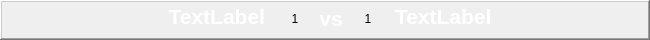
  <widget class="QFrame" name="frame_2">
   <property name="geometry">
    <rect>
     <x>670</x>
     <y>140</y>
     <width>650</width>
     <height>40</height>
    </rect>
   </property>
   <property name="frameShape">
    <enum>QFrame::WinPanel</enum>
   </property>
   <property name="frameShadow">
    <enum>QFrame::Raised</enum>
   </property>
   <widget class="QLabel" name="t2">
    <property name="geometry">
     <rect>
      <x>395</x>
      <y>0</y>
      <width>250</width>
      <height>33</height>
     </rect>
    </property>
    <property name="palette">
     <palette>
      <active>
       <colorrole role="WindowText">
        <brush brushstyle="SolidPattern">
         <color alpha="255">
          <red>255</red>
          <green>255</green>
          <blue>255</blue>
         </color>
        </brush>
       </colorrole>
      </active>
      <inactive>
       <colorrole role="WindowText">
        <brush brushstyle="SolidPattern">
         <color alpha="255">
          <red>255</red>
          <green>255</green>
          <blue>255</blue>
         </color>
        </brush>
       </colorrole>
      </inactive>
      <disabled>
       <colorrole role="WindowText">
        <brush brushstyle="SolidPattern">
         <color alpha="255">
          <red>120</red>
          <green>120</green>
          <blue>120</blue>
         </color>
        </brush>
       </colorrole>
      </disabled>
     </palette>
    </property>
    <property name="font">
     <font>
      <family>Segoe UI</family>
      <pointsize>16</pointsize>
      <weight>75</weight>
      <italic>false</italic>
      <bold>true</bold>
     </font>
    </property>
    <property name="styleSheet">
     <string notr="true"/>
    </property>
    <property name="text">
     <string>TextLabel</string>
    </property>
   </widget>
   <widget class="QLabel" name="t1">
    <property name="geometry">
     <rect>
      <x>15</x>
      <y>0</y>
      <width>250</width>
      <height>33</height>
     </rect>
    </property>
    <property name="palette">
     <palette>
      <active>
       <colorrole role="WindowText">
        <brush brushstyle="SolidPattern">
         <color alpha="255">
          <red>255</red>
          <green>255</green>
          <blue>255</blue>
         </color>
        </brush>
       </colorrole>
      </active>
      <inactive>
       <colorrole role="WindowText">
        <brush brushstyle="SolidPattern">
         <color alpha="255">
          <red>255</red>
          <green>255</green>
          <blue>255</blue>
         </color>
        </brush>
       </colorrole>
      </inactive>
      <disabled>
       <colorrole role="WindowText">
        <brush brushstyle="SolidPattern">
         <color alpha="255">
          <red>120</red>
          <green>120</green>
          <blue>120</blue>
         </color>
        </brush>
       </colorrole>
      </disabled>
     </palette>
    </property>
    <property name="font">
     <font>
      <family>Segoe UI</family>
      <pointsize>16</pointsize>
      <weight>75</weight>
      <italic>false</italic>
      <bold>true</bold>
     </font>
    </property>
    <property name="styleSheet">
     <string notr="true"/>
    </property>
    <property name="text">
     <string>TextLabel</string>
    </property>
    <property name="alignment">
     <set>Qt::AlignRight|Qt::AlignTrailing|Qt::AlignVCenter</set>
    </property>
   </widget>
   <widget class="QLabel" name="vs1">
    <property name="geometry">
     <rect>
      <x>316</x>
      <y>2</y>
      <width>30</width>
      <height>33</height>
     </rect>
    </property>
    <property name="palette">
     <palette>
      <active>
       <colorrole role="WindowText">
        <brush brushstyle="SolidPattern">
         <color alpha="255">
          <red>255</red>
          <green>255</green>
          <blue>255</blue>
         </color>
        </brush>
       </colorrole>
      </active>
      <inactive>
       <colorrole role="WindowText">
        <brush brushstyle="SolidPattern">
         <color alpha="255">
          <red>255</red>
          <green>255</green>
          <blue>255</blue>
         </color>
        </brush>
       </colorrole>
      </inactive>
      <disabled>
       <colorrole role="WindowText">
        <brush brushstyle="SolidPattern">
         <color alpha="255">
          <red>120</red>
          <green>120</green>
          <blue>120</blue>
         </color>
        </brush>
       </colorrole>
      </disabled>
     </palette>
    </property>
    <property name="font">
     <font>
      <family>Segoe UI</family>
      <pointsize>16</pointsize>
      <weight>75</weight>
      <italic>false</italic>
      <bold>true</bold>
     </font>
    </property>
    <property name="styleSheet">
     <string notr="true"/>
    </property>
    <property name="text">
     <string>vs</string>
    </property>
    <property name="alignment">
     <set>Qt::AlignCenter</set>
    </property>
   </widget>
   <widget class="QLabel" name="l1">
    <property name="geometry">
     <rect>
      <x>280</x>
      <y>4</y>
      <width>30</width>
      <height>30</height>
     </rect>
    </property>
    <property name="text">
     <string>1</string>
    </property>
    <property name="alignment">
     <set>Qt::AlignCenter</set>
    </property>
   </widget>
   <widget class="QLabel" name="l2">
    <property name="geometry">
     <rect>
      <x>353</x>
      <y>4</y>
      <width>30</width>
      <height>30</height>
     </rect>
    </property>
    <property name="text">
     <string>1</string>
    </property>
    <property name="alignment">
     <set>Qt::AlignCenter</set>
    </property>
   </widget>
  </widget>
